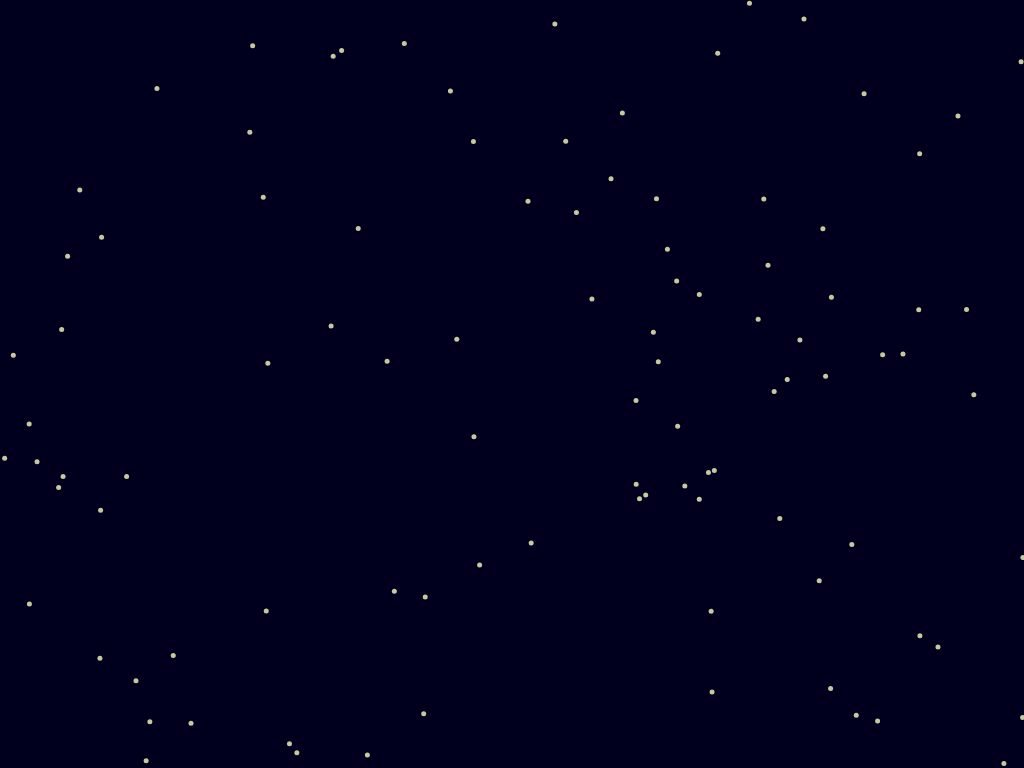
Frame 1 (no input)
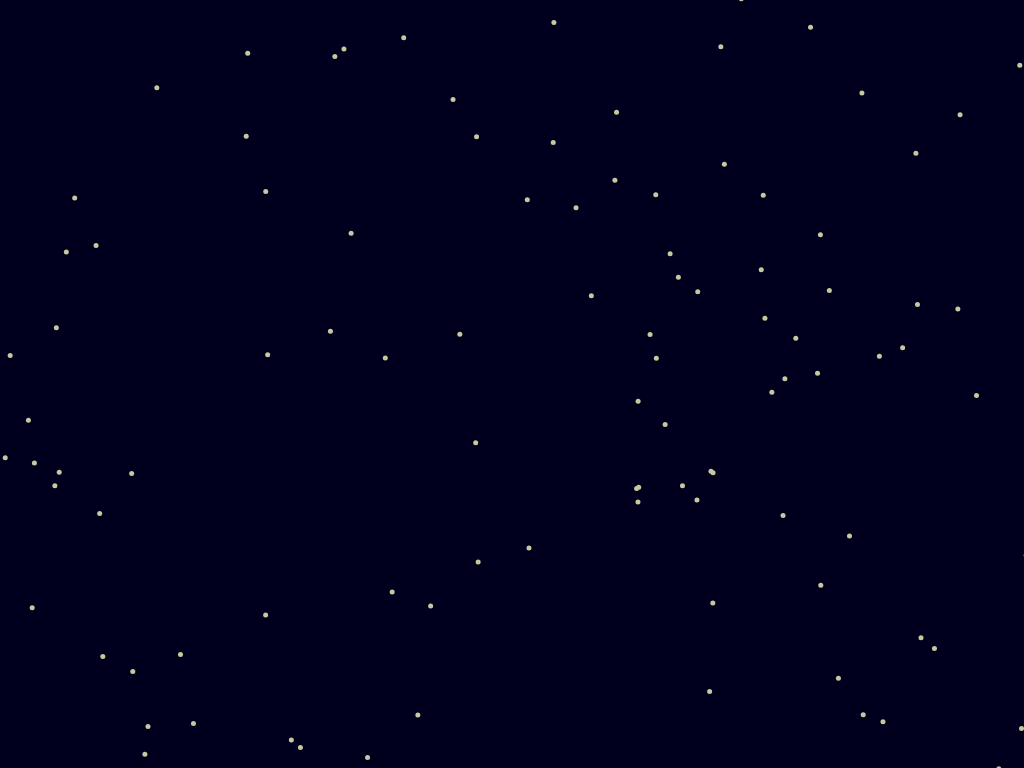
Frame 60 (no input)
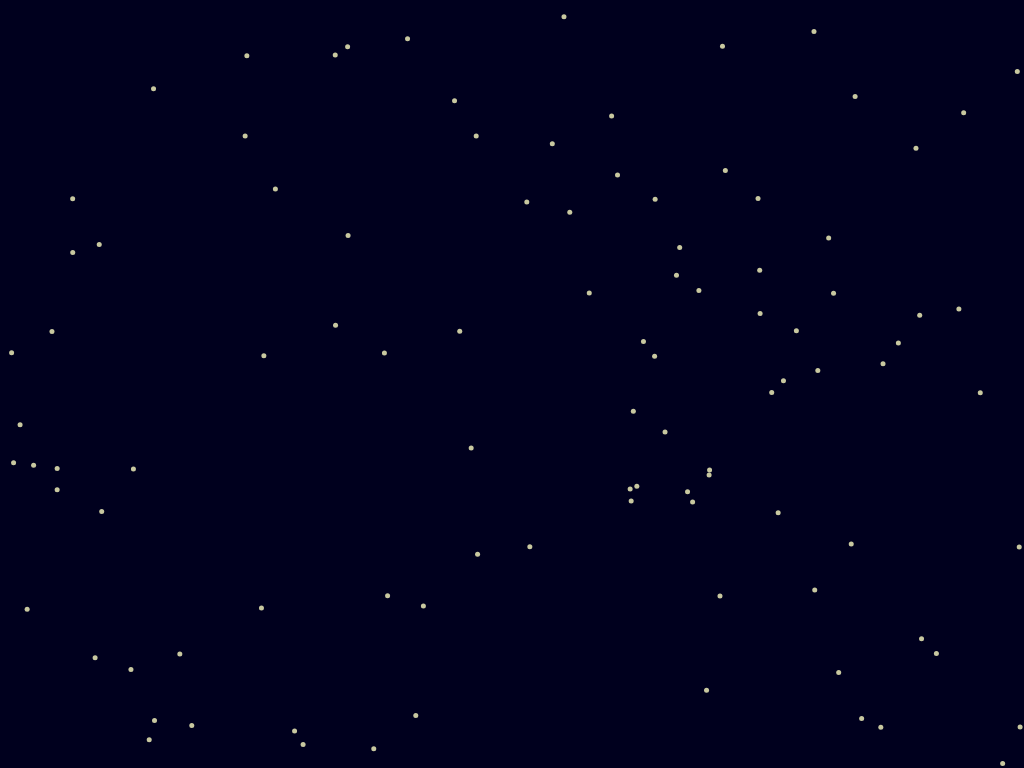
Frame 120 (the mouse pressed at the canvas centre since frame 60)

The p5.js sketch that drew these frames (run headless with seeded random() and noise() and a simulated clock; from frame 60 on, the mouse is pressed at the canvas centre):

// p5.js sketch
// ── sketch.js
//Fireflies [based on Random Walker]

const canvasWidth = 1024;
const canvasHeight = 768;

function setup() {
  createCanvas(canvasWidth, canvasHeight);
  frameRate(60);

  walkers = [];

  for (let i = 0; i < 100; i++) {
    color = new Color(200, 200, 160);
    walkers.push(new Walker(random(0, canvasWidth), random(0, canvasHeight), color));
  }
}

function draw() {
  background(0, 0, 30);
  walkers.forEach(w => {
    w.step();
    w.render();
  });
}

class Walker {
  constructor(x, y, color) {
    this.x = x;
    this.y = y;
    this.color = color;
  }

  step() {
    this.x += random(-1, 1);
    this.y += random(-1, 1)
  }

  render() {
    point(this.x, this.y);
    stroke(this.color.r, this.color.g, this.color.b);
    strokeWeight(5);
  }
}

class Color {
  constructor(r, g, b) {
    this.r = r;
    this.g = g;
    this.b = b;
  }
}
